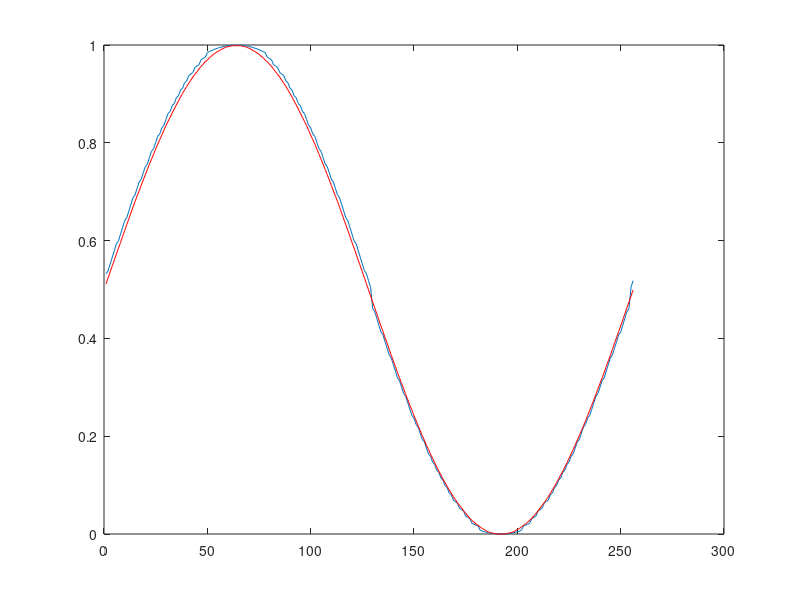
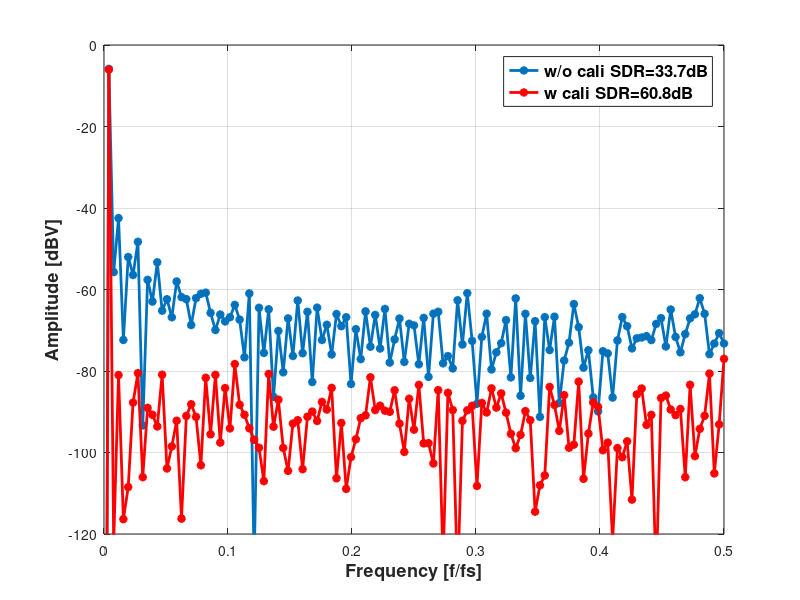
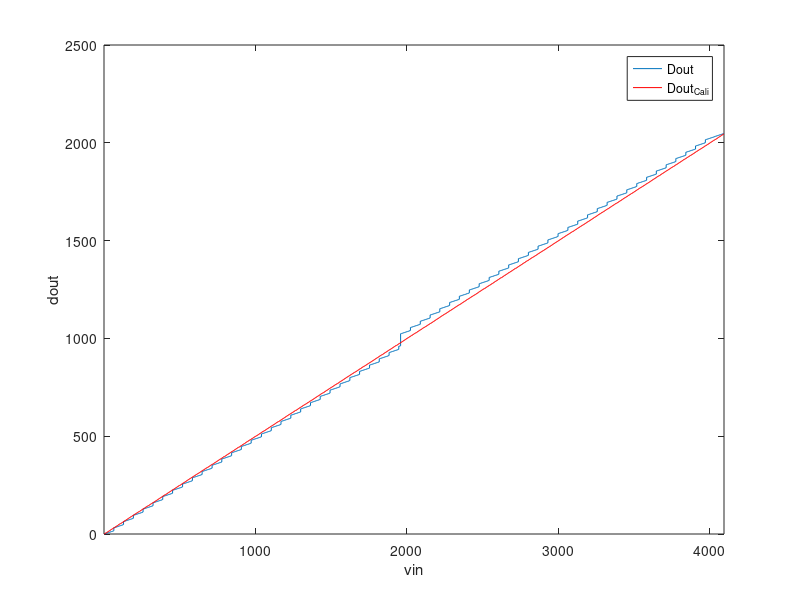
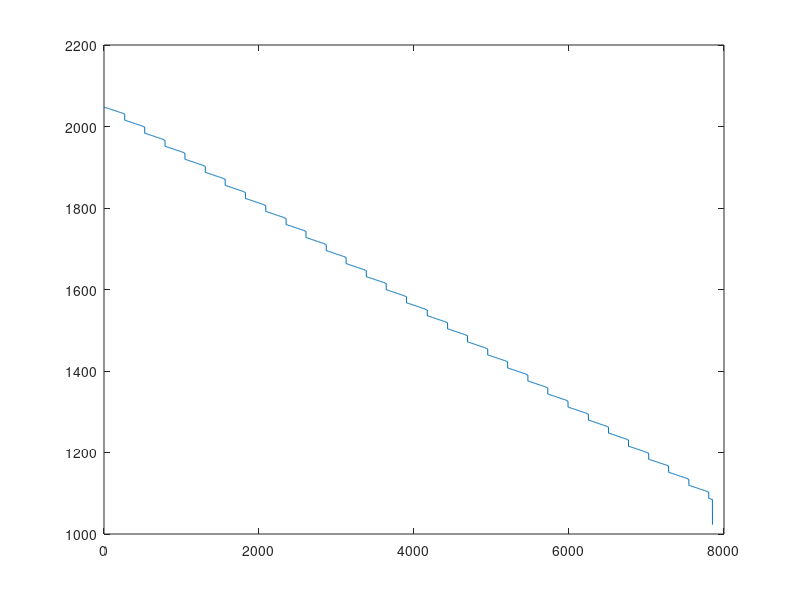

These figures' MATLAB source, in order:
clear all;
close all;
% normrnd('seed', 3)
vin=1;
vrefp=1.25;
vrefn=0.75;
vcm=1;
v0=1;

C_unit=16; %pF
sigma=0.64/C_unit;
sigma=0.04;
bit=11;
lsb=5;
msb=bit-lsb;
number_c=2^msb+2^lsb+1;%lsb:[1 1 2 4 8 16]; msb[1 2 4 8 16 30] bridge:2
b_extra=3; % extra bits for foreground cali
N=bit+b_extra;
M=1;
for m=1:M;
    % add mismatch factors to dac array
    delta_p=normrnd(C_unit,1*sigma*C_unit,[1 number_c]);
    delta_n=normrnd(C_unit,1*sigma*C_unit,[1 number_c]);
    for i=1:lsb;
        cp(i)=sum(delta_p(2^(i-1):(2^(i)-1)));
        cn(i)=sum(delta_n(2^(i-1):(2^(i)-1)));
    end
    cp(lsb)=sum(delta_p(2^(lsb-1):(2^(lsb)-2))); %make sure c6>c5_eff
    cn(lsb)=sum(delta_n(2^(lsb-1):(2^(lsb)-2)));
    cp_bridge=sum(delta_p(end-2:end-1));
    cn_bridge=sum(delta_n(end-2:end-1));
    cp_dummpy=delta_p(end);
    cn_dummpy=delta_n(end);
    for i=1:msb;
        cp(i+lsb)=sum(delta_p(2^(i-1)+2^lsb-1:(2^(i)-1)+2^lsb-1));
        cn(i+lsb)=sum(delta_n(2^(i-1)+2^lsb-1:(2^(i)-1)+2^lsb-1));
    end
    ctot_p=sum(cp(lsb+1:bit))+1/(1/cp_bridge+1/(sum(cp(1:lsb))+cp_dummpy));
    ctot_n=sum(cn(lsb+1:bit))+1/(1/cn_bridge+1/(sum(cn(1:lsb))+cn_dummpy));
    clsb_p=sum(cp(1:lsb))+cp_dummpy;
    clsb_n=sum(cn(1:lsb))+cn_dummpy;
    for i=1:lsb;
        cp(i)=cp(i)/clsb_p/(1/cp_bridge+1/clsb_p);
        cn(i)=cn(i)/clsb_n/(1/cn_bridge+1/clsb_n);
    end
     cp = [1   2   3.875    7.6250  14.75   16   31.75 63.5  127.3750  255.1250  480.6250];
     cn = cp;
     ctot_p = sum(cp)+1;
     ctot_n = ctot_p;
    p(m,:)=cp;
    n(m,:)=cn;
    j=1;
    k=0;
    k=2^N+1;
    pp=0;
    while j<=bit;

        pp=pp+1;
        din=k;
        vin=(din/2^N)*2*(vrefp-vrefn)+v0-(vrefp-vrefn);
%         vx(1)=vcm-vin+cp(bit)/ctot_p*vrefp+(ctot_p-cp(bit))/ctot_p*vrefn;
%         vy(1)=vcm-v0+cn(bit)/ctot_n*vrefn+(ctot_n-cn(bit))/ctot_n*vrefp;
        vx(1)=vcm-vin+cp(bit)/ctot_p*vrefn+(ctot_p-cp(bit))/ctot_p*vrefp;
        vy(1)=vcm-v0+cn(bit)/ctot_n*vrefp+(ctot_n-cn(bit))/ctot_n*vrefn;        
        for i=1:bit;

            if vx(i)>=vy(i);
                dout(i)=0;
                if i<bit;
%                     vx(i+1)=vx(i)-(cp(bit-i+1)-cp(bit-i))/ctot_p*vrefp+(cp(bit-i+1)-cp(bit-i))/ctot_p*vrefn;
%                     vy(i+1)=vy(i)-(cn(bit-i+1)-cn(bit-i))/ctot_n*vrefn+(cn(bit-i+1)-cn(bit-i))/ctot_n*vrefp;
                    vx(i+1)=vx(i)-cp(bit-i)/ctot_p*vrefp+cp(bit-i)/ctot_p*vrefn;
                    vy(i+1)=vy(i)-cn(bit-i)/ctot_n*vrefn+cn(bit-i)/ctot_n*vrefp;
                end
            else
                dout(i)=1;
                if i<bit;
%                     vx(i+1)=vx(i)+cp(bit-i)/ctot_p*vrefp-cp(bit-i)/ctot_p*vrefn;
%                     vy(i+1)=vy(i)+cn(bit-i)/ctot_n*vrefn-cn(bit-i)/ctot_n*vrefp;
                    vx(i+1)=vx(i)+(cp(bit-i+1)-cp(bit-i))/ctot_p*vrefp-(cp(bit-i+1)-cp(bit-i))/ctot_p*vrefn;
                    vy(i+1)=vy(i)+(cn(bit-i+1)-cn(bit-i))/ctot_n*vrefn-(cn(bit-i+1)-cn(bit-i))/ctot_n*vrefp;
                end
            end
        end
       
        dout_dec=0;
        for i=1:bit;
            
            dout_dec=dout_dec+2^(bit-i)*dout(i);
        end
        din_val(pp)=dout_dec;
%         dout_dec
        if (2047-dout_dec)==2^(j-1);
           c(j)=din; 
%             c(j)=(din-1)/2^(b_extra);

            j=j+1;
        else
%             k=k+1;
            k = k-1;
        end

    end
    
     c=c(1)-c+2^(b_extra+1);
     c=c/c(1)*2
    
    NN=256;
    for j=1:NN;
        vin_test(j)=0.5*sin(2*pi*j/NN)+v0;
        vx(1)=vcm-vin_test(j)+cp(bit)/ctot_p*vrefp+(ctot_p-cp(bit))/ctot_p*vrefn;
        vy(1)=vcm-v0+cn(bit)/ctot_n*vrefn+(ctot_n-cn(bit))/ctot_n*vrefp;
        for i=1:bit;
            if vx(i)>=vy(i);
                dout(i)=0;
                if i<bit;
                    vx(i+1)=vx(i)-(cp(bit-i+1)-cp(bit-i))/ctot_p*vrefp+(cp(bit-i+1)-cp(bit-i))/ctot_p*vrefn;
                    vy(i+1)=vy(i)-(cn(bit-i+1)-cn(bit-i))/ctot_n*vrefn+(cn(bit-i+1)-cn(bit-i))/ctot_n*vrefp;
                end
            else
                dout(i)=1;
                if i<bit;
                    vx(i+1)=vx(i)+cp(bit-i)/ctot_p*vrefp-cp(bit-i)/ctot_p*vrefn;
                    vy(i+1)=vy(i)+cn(bit-i)/ctot_n*vrefn-cn(bit-i)/ctot_n*vrefp;
                end
            end
        end
        dout_dec=0;
        for i=1:bit;
            dout_dec=dout_dec+2^(bit-i)*dout(i);
        end
        dout_test(j)=dout_dec/2^bit;
        dout_rev(j)=floor(dout*(fliplr(c))')/2^bit;
    end  
     figure;
     plot(dout_test);
     hold on;
     plot(dout_rev,'r');
    dout_ideal=dec2bin((vin-0.15)*2^bit)
    %c

    spectrum = abs(fft(dout_test(1:end)));
    spectrum = 2/NN*spectrum(1:NN/2+1);
    spectrum(1)=0;
    spectrumdb = 20*log10(spectrum+eps);
    frequency = 1/NN * (0:length(spectrumdb)-1);

    [fund, fundidx] = max(spectrum);
    funddb=20*log10(fund);
    spec_nodc_nofund = [spectrum(2:fundidx-1); spectrum(fundidx+1:end)];
    [spur, spuridx] = max (spec_nodc_nofund);
    
    sfdrdb = funddb-20*log10(spur);
    sndr = norm(fund)/norm(spec_nodc_nofund);
    sndrdb=20*log10(sndr);
    funddb=20*log10(norm(fund));
    nofunddb=20*log(norm(spec_nodc_nofund));
    norm(fund);
    norm(spec_nodc_nofund);
    HD2=spectrumdb(2*8);
    HD3=spectrumdb(3*8);
    HD4=spectrumdb(4*8);
    figure;
    plot(frequency, spectrumdb, '*-', 'linewidth', 2);
    string1=sprintf('w/o cali SDR=%0.3gdB',sndrdb);
%     string = sprintf('Fundamental=%0.3gdBV, SNDR=%0.3gdB, SFDR=%0.3gdB \n HD2=%0.3gdBV, HD3=%0.3gdBV, HD4=%0.3gdBV', funddb, sndrdb, sfdrdb, HD2, HD3, HD4)
%     title(string);
    xlabel('Frequency [f/fs]');
    ylabel('Amplitude [dBV]');
    axis([0 0.5 -120 0]);
    grid;
    sndr_ori(m)=sndrdb;

    spectrum = abs(fft(dout_rev(1:end)));
    spectrum = 2/NN*spectrum(1:NN/2+1);
    spectrum(1)=0;
    spectrumdb = 20*log10(spectrum+eps);
    frequency = 1/NN * (0:length(spectrumdb)-1);

    [fund, fundidx] = max(spectrum);
    funddb=20*log10(fund);
    spec_nodc_nofund = [spectrum(2:fundidx-1); spectrum(fundidx+1:end)];
    [spur, spuridx] = max (spec_nodc_nofund);
    
    sfdrdb = funddb-20*log10(spur);
    sndr = norm(fund)/norm(spec_nodc_nofund);
    sndrdb=20*log10(sndr);
    funddb=20*log10(norm(fund));
    nofunddb=20*log(norm(spec_nodc_nofund));
    norm(fund);
    norm(spec_nodc_nofund);
    HD2=spectrumdb(2*8);
    HD3=spectrumdb(3*8);
    HD4=spectrumdb(4*8);
    spectrumdb_rec=spectrumdb;
%     figure;
    hold on;
    plot(frequency, spectrumdb_rec, '*-r', 'linewidth', 2);
    string2=sprintf('w cali SDR=%0.3gdB',sndrdb);
    h=legend(string1,string2,'fontweight','bold','fontSize',13);
    set(h,'FontSize',12,'fontweight','bold');
%     string = sprintf('Fundamental=%0.3gdBV, SNDR=%0.3gdB, SFDR=%0.3gdB \n HD2=%0.3gdBV, HD3=%0.3gdBV, HD4=%0.3gdBV', funddb, sndrdb, sfdrdb, HD2, HD3, HD4)
%     title(string);
    xlabel('Frequency [f/fs]','fontweight','bold','fontSize',13);
    ylabel('Amplitude [dBV]','fontweight','bold','fontSize',13);

    axis([0 0.5 -120 0]);
    sndr_cor(m)=sndrdb;
end
NN=1024*4;
for j=1:NN;
    vin_test(i)=v0-(vrefp-vrefn)+j/NN;
    vx(1)=vcm-vin_test(i)+cp(bit)/ctot_p*vrefp+(ctot_p-cp(bit))/ctot_p*vrefn;
    vy(1)=vcm-v0+cn(bit)/ctot_n*vrefn+(ctot_n-cn(bit))/ctot_n*vrefp;
    for i=1:bit;
        if vx(i)>=vy(i);
            dout(i)=0;
            if i<bit;
                vx(i+1)=vx(i)-(cp(bit-i+1)-cp(bit-i))/ctot_p*vrefp+(cp(bit-i+1)-cp(bit-i))/ctot_p*vrefn;
                vy(i+1)=vy(i)-(cn(bit-i+1)-cn(bit-i))/ctot_n*vrefn+(cn(bit-i+1)-cn(bit-i))/ctot_n*vrefp;
            end
        else
            dout(i)=1;
            if i<bit;
                vx(i+1)=vx(i)+cp(bit-i)/ctot_p*vrefp-cp(bit-i)/ctot_p*vrefn;
                vy(i+1)=vy(i)+cn(bit-i)/ctot_n*vrefn-cn(bit-i)/ctot_n*vrefp;
            end
        end
    end
    dout_dec=0;
    for i=1:bit;
        dout_dec=dout_dec+2^(bit-i)*dout(i);
    end
    dout_test(j)=dout_dec;
    dout_rev(j)=floor(dout*(fliplr(c))');
end  
 figure;
 stairs(1:NN,dout_test);
 hold on;
 stairs(1:NN,dout_rev,'r');
 xlabel('vin');
 ylabel('dout');
 xlim([1 NN]);
 legend('Dout','Dout_{Cali}');
 figure;
 plot(din_val)
% figure;
% bar(1:m,sndr_cor,'r');
% hold on;
% bar(1:m,sndr_ori);
% 
% cor_mean=sum(sndr_cor)/M
% stdev_cor = sqrt(sum((sndr_cor-cor_mean).^2/M))
% ori_mean=sum(sndr_ori)/M
% stdev_ori = sqrt(sum((sndr_ori-ori_mean).^2/M))